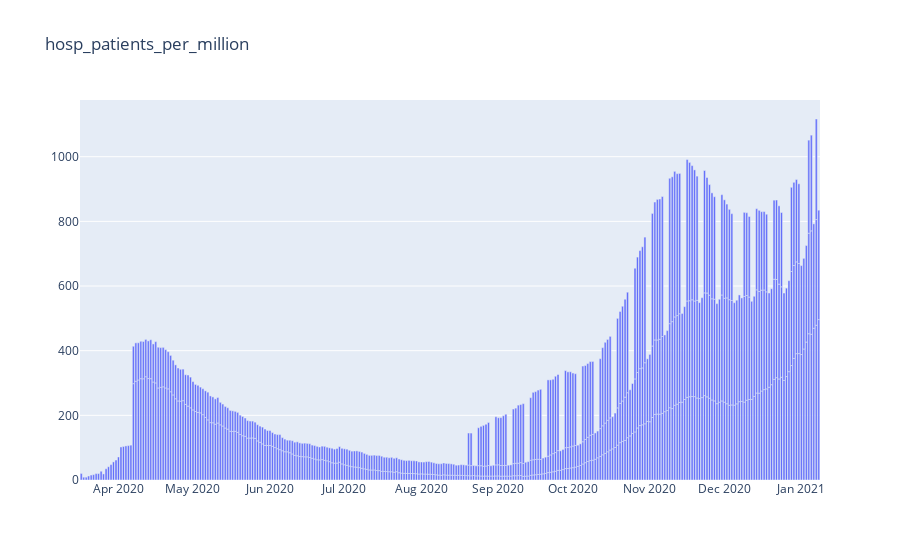

Source (notebook cell):
### Code cell
fig = go.Figure(data=[go.Bar(x=countries_cols['date'], y=countries_cols['hosp_patients_per_million'])], layout_title_text="hosp_patients_per_million")
fig.show()

### Figure 1 — Plotly figure (JSON) as saved in the notebook; plotly's stock layout.template omitted (floating-point values rounded to 4 significant figures; data arrays with more than 128 entries replaced by an {"elided": "..."} marker saying what was removed)
{"data": [{"type": "bar", "x": {"elided": "671 str values"}, "y": {"elided": "671 float values"}}], "layout": {"title": {"text": "hosp_patients_per_million"}}}
